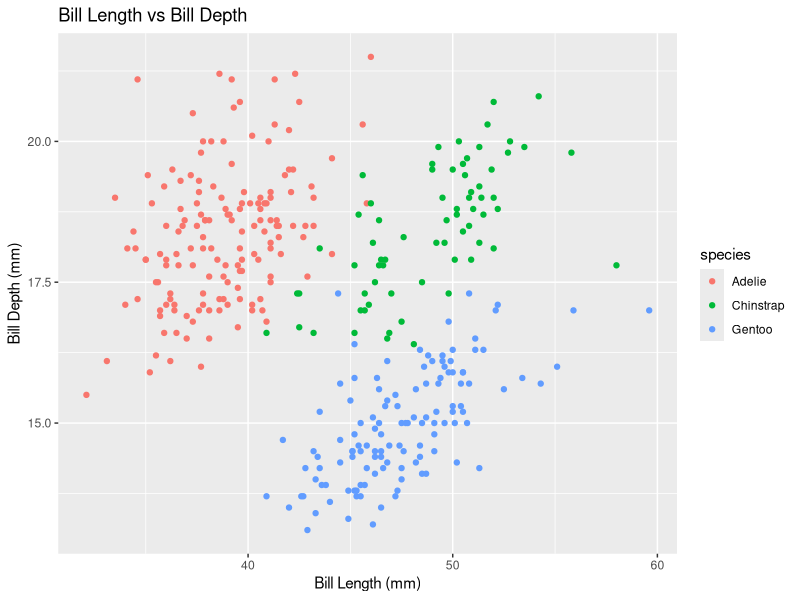

Recreate this plot in R.
## ---- chunk 1
#| message: false
library(tidyverse)
library(palmerpenguins)
## ---- chunk 2
bill_summary <- penguins |>
  group_by(species) |>
  summarize(avg_bill_length_mm = mean(bill_length_mm, na.rm = TRUE))

knitr::kable(bill_summary)
## ---- chunk 3
#| warning: false
ggplot(penguins, aes(x = bill_length_mm, y = bill_depth_mm, color = species)) +
  geom_point() +
  labs(
    title = "Bill Length vs Bill Depth",
    x = "Bill Length (mm)",
    y = "Bill Depth (mm)"
  )
## ---- chunk 4
1 + 1
## ---- chunk 5
#| echo: false
2 * 2
